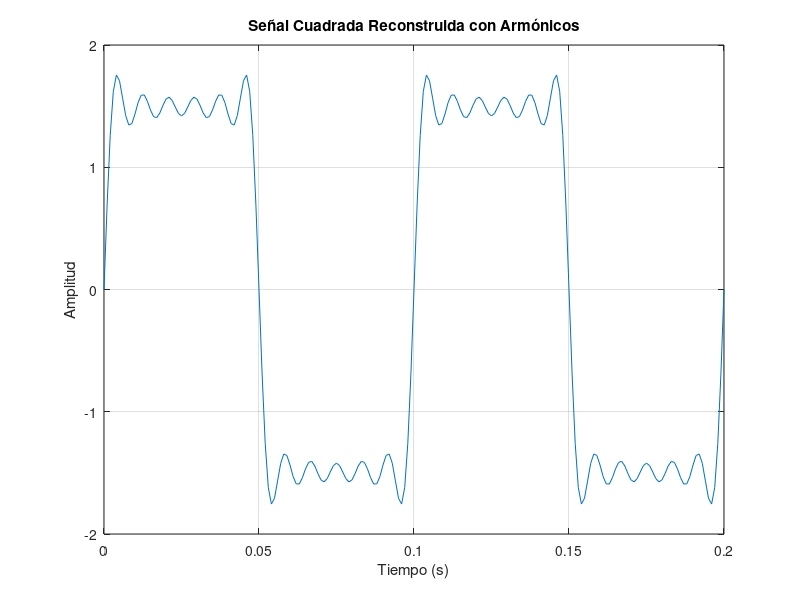

This figure's MATLAB source:
% Definir parámetros de la señal
T = 0.1;  % Periodo de la señal (en segundos)
f = 1/T;  % Frecuencia fundamental (en Hz)

% Definir las amplitudes de los armónicos según la nueva tabla proporcionada
A1 = 1.9;   % Armónico 1
A3 = 0.63;  % Armónico 3
A5 = 0.38;  % Armónico 5
A7 = 0.27;  % Armónico 7
A9 = 0.21;  % Armónico 9
A11 = 0.17; % Armónico 11

% Definir el tiempo
t = 0:T/100:2*T;  % 2 períodos de la señal con 100 muestras por período

% Reconstrucción de la señal cuadrada con los armónicos impares y usando seno
V1 = A1 * sin(2 * pi * f * t);          % Armónico 1
V3 = A3 * sin(2 * pi * 3 * f * t);      % Armónico 3
V5 = A5 * sin(2 * pi * 5 * f * t);      % Armónico 5
V7 = A7 * sin(2 * pi * 7 * f * t);      % Armónico 7
V9 = A9 * sin(2 * pi * 9 * f * t);      % Armónico 9
V11 = A11 * sin(2 * pi * 11 * f * t);   % Armónico 11

% Señal reconstruida sumando todos los armónicos
V_square = V1 + V3 + V5 + V7 + V9 + V11;

% Añadir el offset de 1.25
offset = 0;  % Si deseas añadir un offset, cámbialo aquí
V_square_offset = V_square + offset;

% Graficar la señal cuadrada con el offset
figure;
plot(t, V_square_offset);
title('Señal Cuadrada Reconstruida con Armónicos');
xlabel('Tiempo (s)');
ylabel('Amplitud');
grid on;
